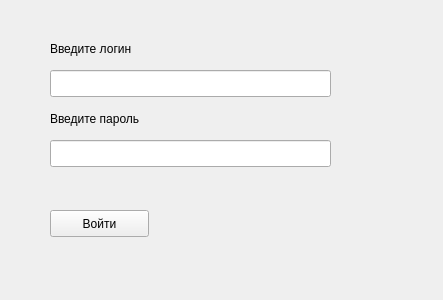
<?xml version="1.0" encoding="UTF-8"?>
<ui version="4.0">
 <class>Form</class>
 <widget class="QWidget" name="Form">
  <property name="geometry">
   <rect>
    <x>0</x>
    <y>0</y>
    <width>443</width>
    <height>300</height>
   </rect>
  </property>
  <property name="windowTitle">
   <string>СНТ-Веселое</string>
  </property>
  <widget class="QLineEdit" name="password">
   <property name="geometry">
    <rect>
     <x>50</x>
     <y>140</y>
     <width>281</width>
     <height>27</height>
    </rect>
   </property>
  </widget>
  <widget class="QLineEdit" name="login">
   <property name="geometry">
    <rect>
     <x>50</x>
     <y>70</y>
     <width>281</width>
     <height>27</height>
    </rect>
   </property>
  </widget>
  <widget class="QLabel" name="loginLable">
   <property name="geometry">
    <rect>
     <x>50</x>
     <y>40</y>
     <width>151</width>
     <height>17</height>
    </rect>
   </property>
   <property name="text">
    <string>Введите логин</string>
   </property>
  </widget>
  <widget class="QLabel" name="passwordLable">
   <property name="geometry">
    <rect>
     <x>50</x>
     <y>110</y>
     <width>151</width>
     <height>17</height>
    </rect>
   </property>
   <property name="text">
    <string>Введите пароль</string>
   </property>
  </widget>
  <widget class="QPushButton" name="sign_in">
   <property name="geometry">
    <rect>
     <x>50</x>
     <y>210</y>
     <width>99</width>
     <height>27</height>
    </rect>
   </property>
   <property name="text">
    <string>Войти</string>
   </property>
  </widget>
  <widget class="QLabel" name="error">
   <property name="geometry">
    <rect>
     <x>60</x>
     <y>180</y>
     <width>251</width>
     <height>17</height>
    </rect>
   </property>
   <property name="text">
    <string/>
   </property>
  </widget>
 </widget>
 <resources/>
 <connections/>
</ui>
